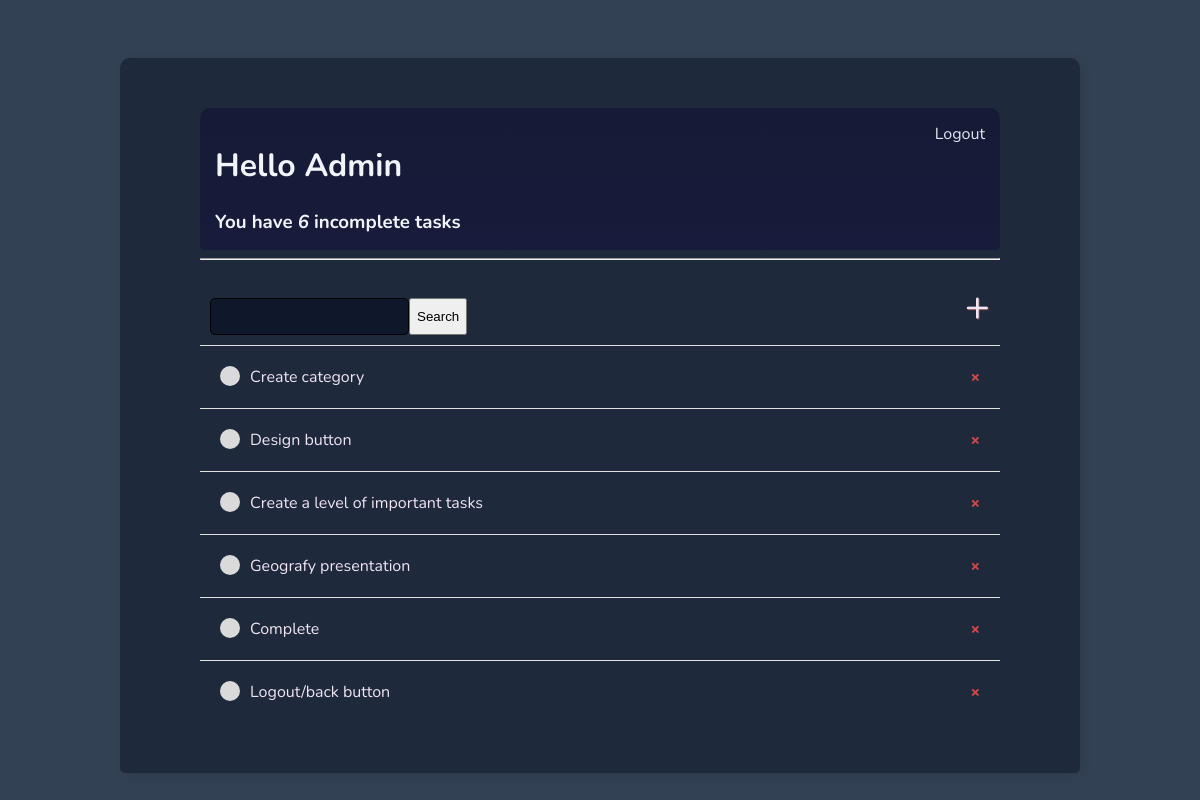
Before: / (signed in) with the older database file.
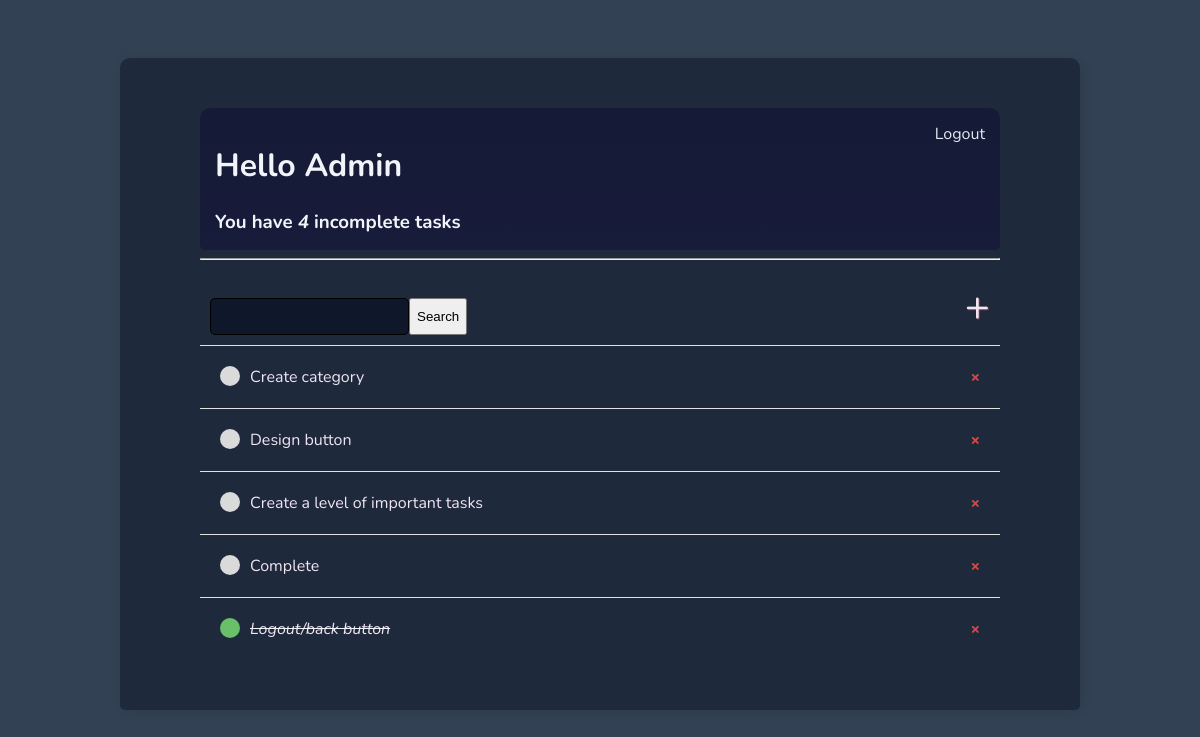
After: the same page with the newer database file.
### base/models.py (models this page shows)
class Task(models.Model):
    user = models.ForeignKey(User, on_delete=models.CASCADE, null=True, blank=True)
    title = models.CharField(max_length=200)
    description = models.TextField(null=True, blank=True)
    complete = models.BooleanField(default=False)
    create = models.DateTimeField(auto_now_add=True)
    def __str__(self):
        return self.title
    class Meta:
        ordering = ['complete']

### base/views.py (the view)
# urls.py: path('', TaskList.as_view(), name='tasks'),
class TaskList(LoginRequiredMixin ,ListView):
    model = Task
    context_object_name = 'tasks'
    def get_context_data(self, **kwargs):
        context = super().get_context_data(**kwargs)
        context['tasks'] = context['tasks'].filter(user=self.request.user)
        context['count'] = context['tasks'].filter(complete=False).count()
        search_input = self.request.GET.get('search-area') or ''
        if search_input:
            context['tasks'] = context['tasks'].filter(
                title__icontains=search_input)
        context['search_input'] = search_input
        return context

### base/templates/base/task_list.html
{% extends 'base/main.html' %}
{% block content %}
<div class='header-bar'>
    <div>
        <h1>Hello {{request.user|title}}</h1>
        <h3 style='margin:0'>You have <i>{{count}}</i> incomplete task{{ count|pluralize:'s' }}</h3>
    </div>
    {% if request.user.is_authenticated %}
    <br>
    <a href="{% url 'logout' %}">Logout</a>
    {% else %}
    <a href="{% url 'login' %}">Login</a>
    {% endif %}
</div>
<hr>
<div id="search-add-wrapper">
    <form method="GET" style="margin-top: 20px; display: flex;">
        <input type="text" name="search-area" value="{{search_input}}">
        <input class="button" type="submit" value="Search">
    </form>
    <a id="add-link" href="{% url 'task-create' %}">&#x2b;</a>
</div>
<div class="task-item-wrapper">
    {% for task in tasks %}
        <div class="task-wrapper">
            {% if task.complete %}
            <div class="task-title">
                <div class="task-complete-icon"></div>
                <i><s><a href="{% url 'task-update' task.id %}"  style="text-decoration:none">{{task}}</a></s></i>
            </div>
            <a class="delete-link" href="{% url 'task-delete' task.id %}"  style="text-decoration:none">&#215;</a>
            {% else %}
            <div class="task-title">
                <div class="task-incomplete-icon"></div>
                <a href="{% url 'task-update' task.id %}"  style="text-decoration:none">{{task}}</a>
            </div>
            <a class="delete-link" href="{% url 'task-delete' task.id %}"  style="text-decoration:none">&#215;</a>
            {% endif %}
        </div>
    {% empty %}
    <h3>No items in list</h3>
    {% endfor %}
</div>
{% endblock content %}

Changed rows visible on the page:
removed Task: title "Geografy presentation"
changed Task "Logout/back button": complete False → True (drawn)
Other visible differences:
{{ count }}: "6" → "4"
